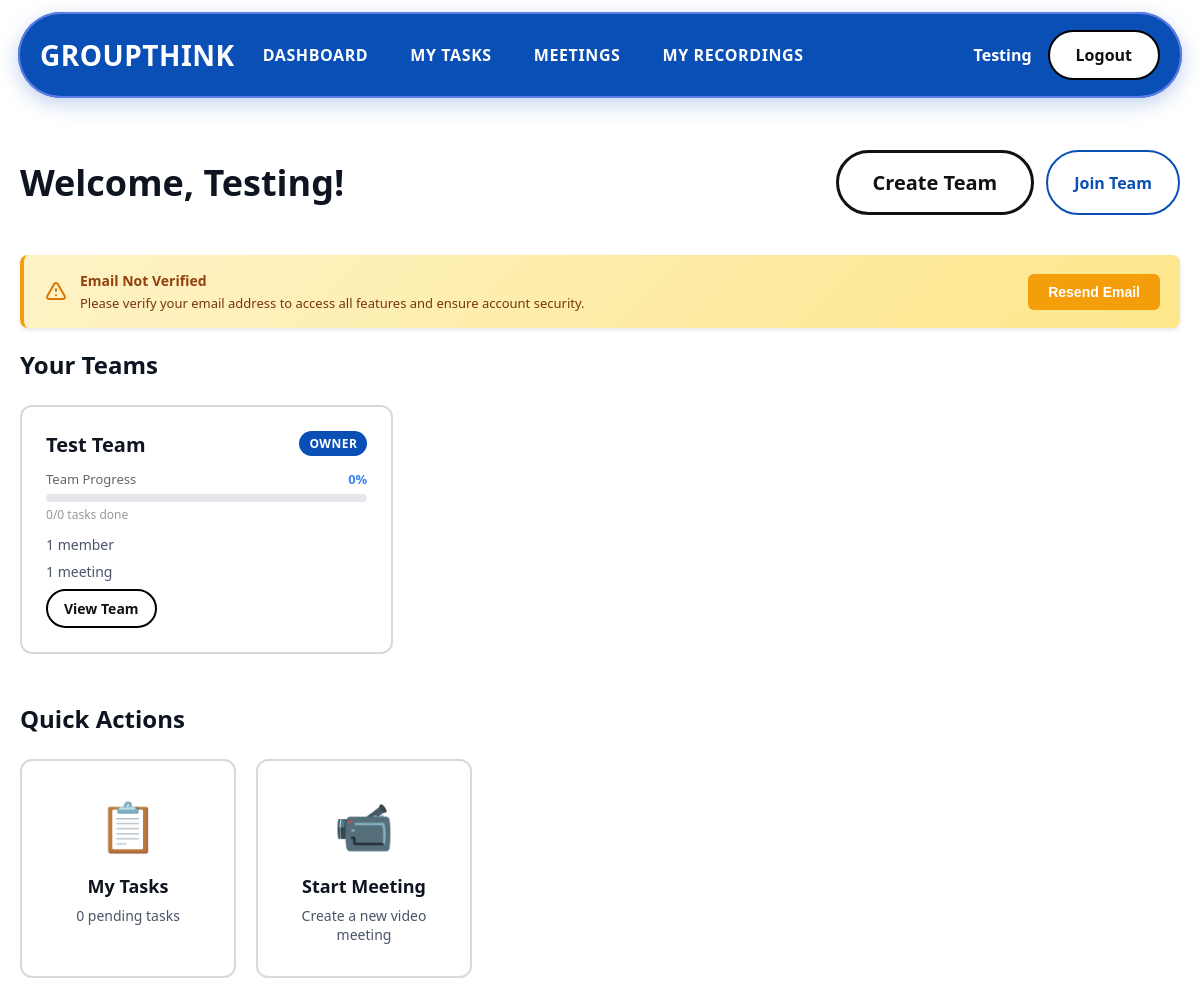
Screenshot of /dashboard/ (signed in) with the database file from the repository.
### home/models.py (models this page shows, shortened)
class UserProfile(models.Model):
    user = models.OneToOneField(User, on_delete=models.CASCADE, related_name='profile')
    display_name = models.CharField(max_length=100)
    email_verified = models.BooleanField(default=False)
    verification_token = models.CharField(max_length=100, blank=True, null=True)
    created_at = models.DateTimeField(auto_now_add=True)
    updated_at = models.DateTimeField(auto_now=True)

class Workspace(models.Model):
    name = models.CharField(max_length=100)
    created_by = models.ForeignKey(User, on_delete=models.CASCADE, related_name='owned_workspaces')
    invite_code = models.CharField(max_length=20, unique=True, blank=True)
    code_visible_to_members = models.BooleanField(default=False)  # Admin controls code visibility
    created_at = models.DateTimeField(auto_now_add=True)
    updated_at = models.DateTimeField(auto_now=True)
    def get_task_completion_percentage(self):
        total_tasks = self.tasks.count()
        if total_tasks == 0:
            return 0
        completed_tasks = self.tasks.filter(status='done').count()
        return int((completed_tasks / total_tasks) * 100)

### home/views.py (the view)
# urls.py: path('dashboard/', views.dashboard, name='dashboard'),
@login_required
def dashboard(request):
    memberships = request.user.workspace_memberships.select_related('workspace').all()
    workspaces = [m.workspace for m in memberships]
    owned_workspaces = request.user.owned_workspaces.all()
    for workspace in workspaces:
        workspace.total_tasks = workspace.tasks.count()
        workspace.completed_tasks = workspace.tasks.filter(status='done').count()
    pending_tasks_count = request.user.assigned_tasks.exclude(status='done').count()
    context = {
        'workspaces': workspaces,
        'owned_workspaces': owned_workspaces,
        'user_profile': request.user.profile,
        'pending_tasks_count': pending_tasks_count,
    }
    return render(request, 'home/dashboard.html', context)

### home/templates/home/dashboard.html (shortened to what this page needs)
{% extends 'home/base.html' %}
{% block content %}
<main class="dashboard-container">
  <div class="dashboard-header">
    <h1>Welcome, {{ user_profile.display_name }}!</h1>
    <div class="dashboard-actions">
      <a href="{% url 'create_workspace' %}" class="btn btn-primary">Create Team</a>
      <a href="{% url 'join_workspace' %}" class="btn btn-secondary">Join Team</a>
    </div>
  </div>
  {% if not user_profile.email_verified %}
  <div style="background: linear-gradient(135deg, #fef3c7 0%, #fde68a 100%); border-left: 4px solid #f59e0b; padding: 16px 20px; margin: 20px 0; border-radius: 8px; display: flex; align-items: center; justify-content: space-between; box-shadow: 0 2px 4px rgba(0,0,0,0.1);">
    <div style="display: flex; align-items: center; gap: 12px;">
      <div>
        <p style="margin: 0; font-weight: 600; color: #92400e; font-size: 14px;">Email Not Verified</p>
        <p style="margin: 4px 0 0 0; color: #78350f; font-size: 13px;">Please verify your email address to access all features and ensure account security.</p>
      </div>
    </div>
    <form method="get" action="{% url 'resend_verification_email' %}" style="margin: 0;">
      <button type="submit" style="background: #f59e0b; color: white; border: none; padding: 10px 20px; border-radius: 6px; font-weight: 600; font-size: 14px; cursor: pointer; white-space: nowrap; transition: background 0.2s;">
        Resend Email
      </button>
    </form>
  </div>
  {% endif %}
  <section class="workspaces-section">
    <h2>Your Teams</h2>
    {% if workspaces %}
    <div class="workspace-grid">
      {% for workspace in workspaces %}
      <div class="workspace-card">
        <div class="workspace-card-header">
          <h3>{{ workspace.name }}</h3>
          {% if workspace in owned_workspaces %}
          <span class="badge badge-owner">Owner</span>
          {% endif %}
        </div>
        <div style="margin: 12px 0;">
          <div style="display: flex; justify-content: space-between; align-items: center; margin-bottom: 6px;">
            <span style="font-size: 13px; color: #666;">Team Progress</span>
            <span style="font-size: 13px; font-weight: 600; color: #3b82f6;">{{ workspace.get_task_completion_percentage }}%</span>
          </div>
          <div style="width: 100%; height: 8px; background: #e5e7eb; border-radius: 4px; overflow: hidden;">
          </div>
          <p style="font-size: 12px; color: #999; margin: 4px 0 0 0;">
            {{ workspace.completed_tasks }}/{{ workspace.total_tasks }} task{{ workspace.total_tasks|pluralize }} done
          </p>
        </div>
        <p class="workspace-info">
          {{ workspace.memberships.count }} member{{ workspace.memberships.count|pluralize }}
        </p>
        <p class="workspace-info">
          {{ workspace.meetings.count }} meeting{{ workspace.meetings.count|pluralize }}
        </p>
        <a href="{% url 'workspace_detail' workspace.id %}" class="btn btn-small">View Team</a>
      </div>
      {% endfor %}
    </div>
    {% else %}
    <div class="empty-state">
      <p>You haven't joined any teams yet.</p>
      <p>Create a new team or join one using an invite code!</p>
    </div>
    {% endif %}
  </section>
  <section class="quick-actions">
    <h2>Quick Actions</h2>
    <div class="action-buttons">
      <a href="{% url 'my_tasks' %}" class="action-card">
        <div class="action-icon">📋</div>
        <h3>My Tasks</h3>
        <p>{{ pending_tasks_count }} pending task{{ pending_tasks_count|pluralize }}</p>
      </a>
      <a href="{% url 'create_meeting' %}" class="action-card">
        <div class="action-icon">📹</div>
        <h3>Start Meeting</h3>
        <p>Create a new video meeting</p>
      </a>
    </div>
  </section>
</main>
{% endblock %}

### home/templates/home/base.html (shortened to what this page needs)
{% load static %}
<!DOCTYPE html>
<html lang="en">
<head>
  <link rel="stylesheet" href="{% static 'styles.css' %}">
</head>
<body>
  <nav class="nav-wrap">
    <div class="nav">
      <a href="{% url 'index' %}" class="brand" style="text-decoration: none; color: inherit;">GROUPTHINK</a>
      <ul class="links">
        {% if user.is_authenticated %}
        <li><a href="{% url 'dashboard' %}">Dashboard</a></li>
        <li><a href="{% url 'my_tasks' %}">My Tasks</a></li>
        <li><a href="{% url 'create_meeting' %}">Meetings</a></li>
        <li><a href="{% url 'my_recordings' %}">My Recordings</a></li>
        {% endif %}
      </ul>
      {% if user.is_authenticated %}
      <div style="margin-left: auto; display: flex; align-items: center; gap: 16px;">
        <span style="color: #fff; font-weight: 600;">{{ user.profile.display_name }}</span>
        <a class="btn btn-login" href="{% url 'logout' %}">Logout</a>
      </div>
      {% else %}
      <a class="btn btn-login" href="{% url 'login' %}">Login</a>
      {% endif %}
    </div>
  </nav>
    {% block content %}
    {% endblock %}
</body>

### home/static/styles.css (style rules this page uses)
:root { --bg: #ffffff; --text: #0e1420; --muted: #4a5568; --brand: #0a4fb5; --brand-dark: #073a87; --ringA: #d9d9d9; --ringB: #dfeaf8; }
* { box-sizing:border-box; }
html,body { height:100%; }
body { margin:0; font-family: system-ui, -apple-system, Segoe UI, Roboto, "Helvetica Neue", Arial, "Noto Sans", "Apple Color Emoji", "Segoe UI Emoji", "Segoe UI Symbol", sans-serif; color:var(--text); background:var(--bg); }
.nav-wrap { position:sticky; top:0; z-index:10; padding:12px 18px; }
.nav { max-width:1200px; margin:0 auto; background:var(--brand); color:#fff; display:flex; align-items:center; gap:28px; padding:18px 22px; border-radius:999px; box-shadow:0 6px 20px rgba(10,79,181,.25), inset 0 0 0 2px #5b7de7; }
.brand { font-weight:900; letter-spacing:.5px; font-size:28px; }
.links { display:flex; align-items:center; gap:42px; list-style:none; margin:0; padding:0; }
.links a { text-decoration:none; color:#fff; font-weight:800; text-transform:uppercase; letter-spacing:.6px; }
.btn { display:inline-flex; align-items:center; justify-content:center; padding:12px 26px; border-radius:999px; text-decoration:none; font-weight:700; border:2px solid #000; transition:transform .08s ease; background:#fff; color:#111; }
.btn-login { margin-left:auto; }
.btn-primary { background:transparent; color:#111; border:3px solid #111; padding:16px 34px; font-size:20px; }
.dashboard-container { max-width: 1200px; margin: 0 auto; padding: 40px 20px; }
.dashboard-header { display: flex; justify-content: space-between; align-items: center; margin-bottom: 40px; flex-wrap: wrap; gap: 20px; }
.dashboard-header h1 { margin: 0; font-size: 36px; font-weight: 900; }
.dashboard-actions { display: flex; gap: 12px; }
.btn-secondary { background: #fff; color: var(--brand); border: 2px solid var(--brand); }
.btn-small { padding: 8px 16px; font-size: 14px; }
.workspaces-section { margin-bottom: 48px; }
.workspaces-section h2 { margin: 0 0 24px 0; font-size: 24px; font-weight: 800; }
.workspace-grid { display: grid; grid-template-columns: repeat(auto-fill, minmax(320px, 1fr)); gap: 20px; }
.workspace-card { background: #fff; border: 2px solid var(--ringA); border-radius: 12px; padding: 24px; transition: transform 0.2s, box-shadow 0.2s; }
.workspace-card-header { display: flex; justify-content: space-between; align-items: flex-start; margin-bottom: 12px; }
.workspace-card h3 { margin: 0; font-size: 20px; font-weight: 800; color: var(--text); }
.workspace-info { margin: 8px 0; color: var(--muted); font-size: 14px; }
.badge { display: inline-block; padding: 4px 10px; border-radius: 999px; font-size: 12px; font-weight: 700; text-transform: uppercase; letter-spacing: 0.5px; }
.badge-owner { background: var(--brand); color: #fff; }
.quick-actions { margin-bottom: 48px; }
.quick-actions h2 { margin: 0 0 24px 0; font-size: 24px; font-weight: 800; }
.action-buttons { display: grid; grid-template-columns: repeat(auto-fill, minmax(200px, 1fr)); gap: 20px; }
.action-card { background: #fff; border: 2px solid var(--ringA); border-radius: 12px; padding: 32px 24px; text-align: center; text-decoration: none; color: inherit; transition: transform 0.2s, box-shadow 0.2s; }
.action-icon { font-size: 48px; margin-bottom: 16px; }
.action-card h3 { margin: 0 0 8px 0; font-size: 18px; font-weight: 800; }
.action-card p { margin: 0; color: var(--muted); font-size: 14px; }

### rows the page displays
UserProfile: display_name "Testing"
Workspace: name "Test Team", shows "OWNER", get_task_completion_percentage "0", completed_tasks "0", total_tasks "0", memberships.count "1", meetings.count "1"

### other values shown
{{ user.profile.display_name }} "Testing"
{{ pending_tasks_count }} "0"
